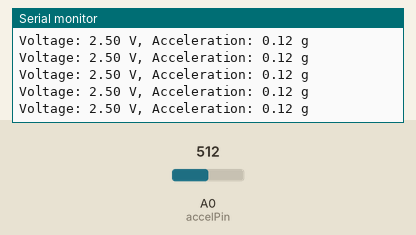
The sketch below on a simulated Arduino Uno, built with avr-gcc and run on an emulated ATmega328P. On the bench: the last lines printed to the serial monitor. The inputs (shaded band) are chosen by the test bench; at power-on: A0 (accelPin) = 512.

Above: at 1.2 s.
1.3 s: A0 (accelPin) set to 716
At 1.32 s:
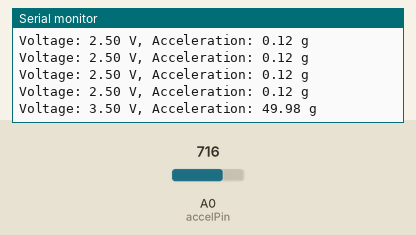
2.8 s: A0 (accelPin) set to 900
At 2.84 s:
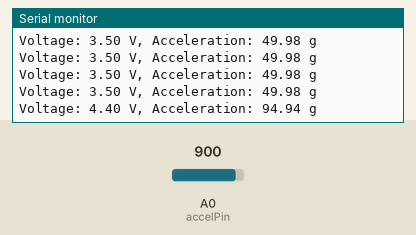
Timing chart, 0 to 5.8 s (numbered marks = the images above; inputs shaded):
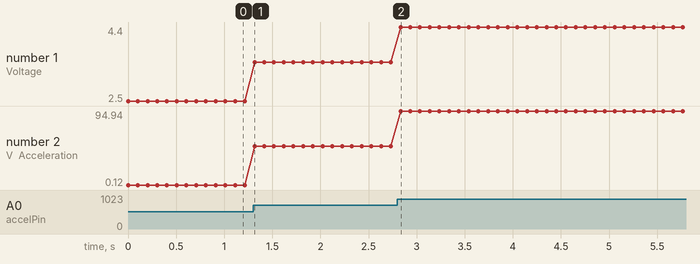

Measured:
- after the input at 1.3 s, the serial monitor: prints a new line at once (image 1)
- after the input at 2.8 s, the serial monitor: prints a new line at once (image 2)
- plotted number 1: 2.5 → 3.5 after the input at 1.3 s, 3.5 → 4.4 after the input at 2.8 s
- plotted number 2: 0.12 → 49.98 after the input at 1.3 s, 49.98 → 94.94 after the input at 2.8 s

The sketch:

ADXL1002.ino
```cpp
// ADXL1002 connection to Arduino (Analog Output)

const int accelPin = A0;      // ADXL1002 output connected to A0
const float vRef = 5.0;       // Arduino reference voltage (5V)
const int adcResolution = 1023;

// ADXL1002 typical sensitivity and zero-g bias (adjust if needed)
const float sensitivity = 0.02; // V/g (20 mV/g)
const float zeroGBias = 2.5;    // V at 0 g

void setup() {
  Serial.begin(9600);
}

void loop() {
  int adcValue = analogRead(accelPin);
  float voltage = (adcValue * vRef) / adcResolution;
  float acceleration_g = (voltage - zeroGBias) / sensitivity;

  Serial.print("Voltage: ");
  Serial.print(voltage);
  Serial.print(" V, Acceleration: ");
  Serial.print(acceleration_g);
  Serial.println(" g");

  delay(100);
}
```
